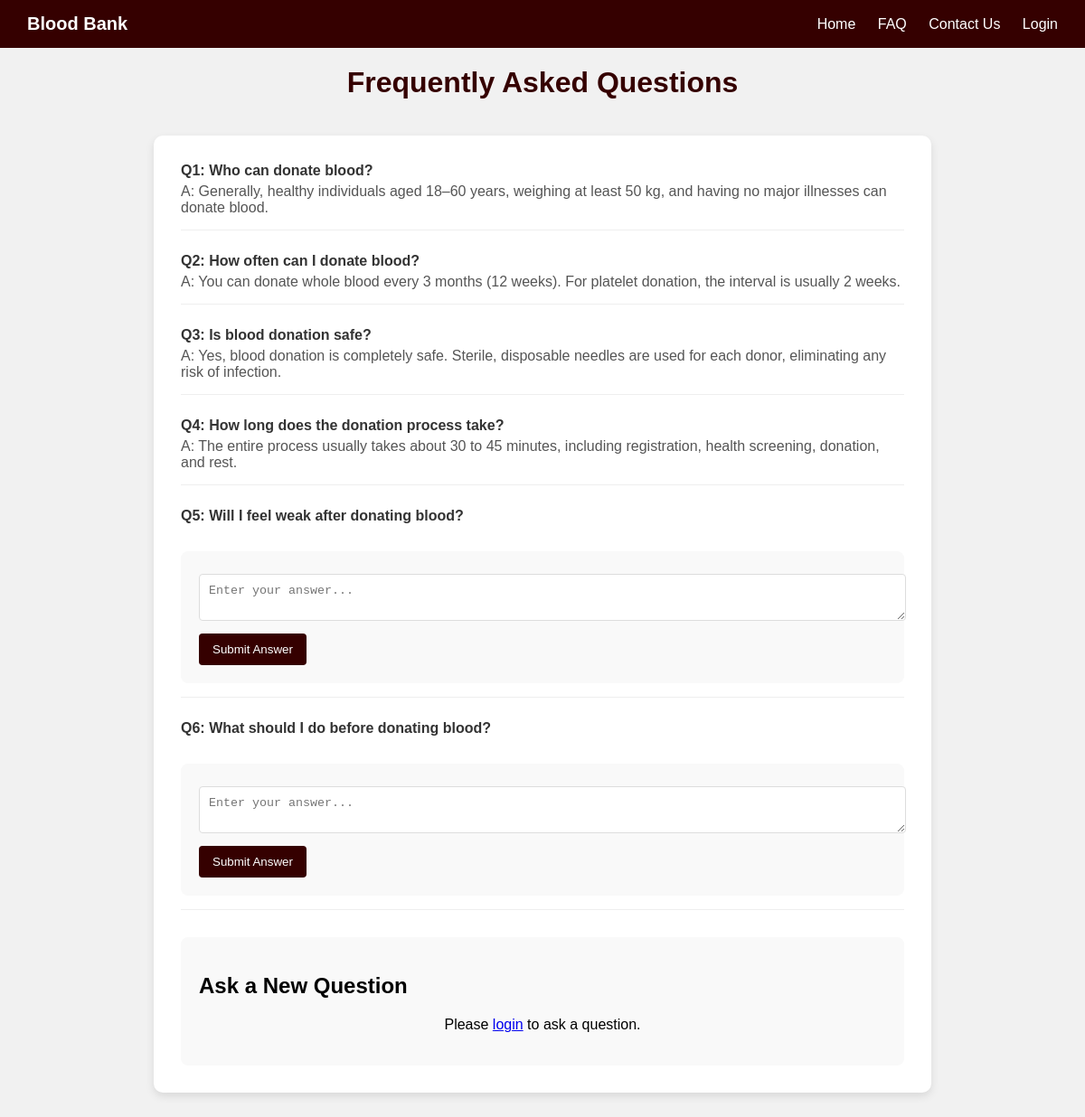
The app's page /faq.php with its own data.
### tables this page shows
CREATE TABLE `faq` (
  `Serial_number` int(11) NOT NULL,
  `Question` varchar(255) DEFAULT NULL,
  `Answer` varchar(255) DEFAULT NULL,
  `User_ID` int(11) DEFAULT NULL
);

### faq.php (the view, shortened to what this page needs)
<?php
include 'db_connect.php';
$logged_in = false;
?>
<!DOCTYPE html>
<html>
<head>
</head>
<body>
<div class="navbar">
    <div class="navbar-left">
        <span>Blood Bank</span>
    </div>
    <div class="navbar-right">
        <a href="home.php">Home</a>
        <a href="faq.php">FAQ</a>
        <a href="contact.php">Contact Us</a>
        <?php if($logged_in): ?>
            <a href="logout.php">Logout</a>
        <?php else: ?>
            <a href="login.php">Login</a>
        <?php endif; ?>
    </div>
</div>
<h1 class="page-title">Frequently Asked Questions</h1>
<div class="container">
    <?php
    $result = mysqli_query($conn, "SELECT * FROM faq ORDER BY Serial_number ASC");
    $serial_number = 1;
    while ($row = mysqli_fetch_assoc($result)): ?>
        <div class="faq-item">
            <div class="question">Q<?= $serial_number ?>: <?= htmlspecialchars($row['Question']) ?></div>
            <?php if(!empty($row['Answer'])): ?>
                <div class="answer">A:   <?= htmlspecialchars($row['Answer']) ?></div>
            <?php else: ?>
                <form method="POST" class="answer-form">
                    <textarea name="answer_text" placeholder="Enter your answer..." required></textarea>
                    <input type="submit" value="Submit Answer">
                </form>
            <?php endif; ?>
        </div>
        <?php $serial_number++;?>
    <?php endwhile; ?>
    <div class="submit-form">
        <h2>Ask a New Question</h2>
        <?php if($logged_in): ?>
            <form method="POST">
                <textarea name="new_question" placeholder="Type your question here..." required></textarea>
                <input type="submit" value="Post Question">
            </form>
        <?php else: ?>
            <p class="login-prompt">Please <a href="login.php">login</a> to ask a question.</p>
        <?php endif; ?>
    </div>
</div>
</body>
</html>

### faq.php (style rules this page uses)
body { font-family: Arial, sans-serif; background: #f1f1f1; margin: 0; padding: 0; }
.navbar { background-color: rgb(53, 0, 0); color: white; display: flex; justify-content: space-between; padding: 15px 30px; align-items: center; }
.navbar-left span { font-size: 20px; font-weight: bold; }
.navbar-right a { color: white; text-decoration: none; margin-left: 20px; font-size: 16px; }
.container { max-width: 800px; margin: 40px auto; background: white; padding: 30px; border-radius: 10px; box-shadow: 0 4px 10px rgba(0,0,0,0.1); }
.page-title { text-align: center; color: rgb(53, 0, 0); margin-top: 20px; }
.faq-item { margin-bottom: 25px; border-bottom: 1px solid #eee; padding-bottom: 15px; }
.question { font-weight: bold; color: #333; margin-bottom: 5px; }
.answer { color: #555; }
.submit-form, .answer-form { margin-top: 30px; padding: 20px; background: #f9f9f9; border-radius: 8px; }
textarea { width: 100%; padding: 10px; border: 1px solid #ddd; border-radius: 4px; margin-top: 5px; }
input[type="submit"] { background: rgb(53, 0, 0); color: white; border: none; padding: 10px 15px; margin-top: 10px; border-radius: 4px; cursor: pointer; }
.login-prompt { text-align: center; margin-top: 20px; }

### records on screen
faq: Question "Who can donate blood?", Answer "Generally, healthy individuals aged 18–60 years, weighing at least 50 kg, and having no major illnesses can donate blood."
faq: Question "How often can I donate blood?", Answer "You can donate whole blood every 3 months (12 weeks). For platelet donation, the interval is usually 2 weeks."
faq: Question "Is blood donation safe?", Answer "Yes, blood donation is completely safe. Sterile, disposable needles are used for each donor, eliminating any risk of infection."
faq: Question "How long does the donation process take?", Answer "The entire process usually takes about 30 to 45 minutes, including registration, health screening, donation, and rest."
faq: Question "Will I feel weak after donating blood?"
faq: Question "What should I do before donating blood?"
